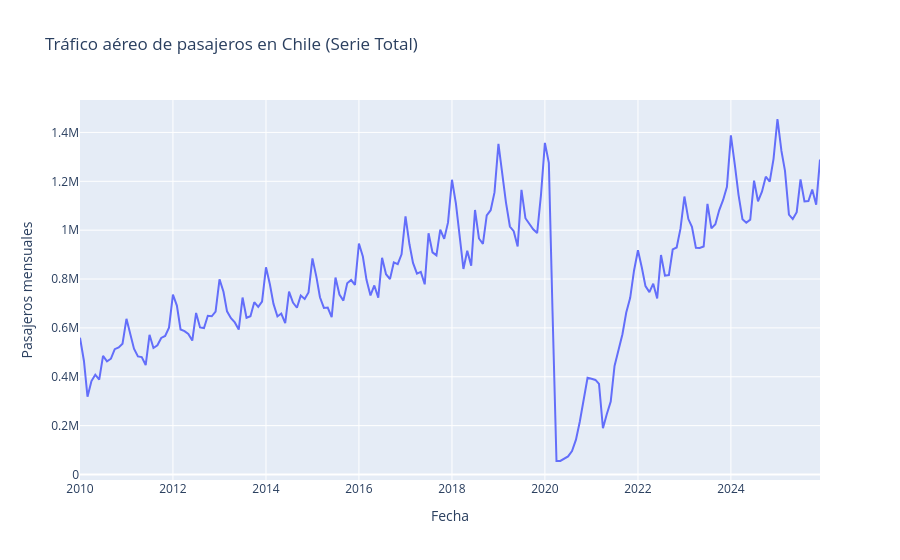

The notebook cell saved with this chart:
### Markdown cell above
### Ejercicio A2 · Leer la anatomía a ojo: tendencia, estacionalidad y quiebres

Dibujen un gráfico de línea interactivo con Plotly de la serie **`total`** a lo largo de todo el tiempo.
Identifiquen a simple vista:
1. La **tendencia** antes del año 2020.
2. La **estacionalidad**: ¿en qué mes del año se produce sistemáticamente el mayor número de pasajeros?
3. El **cambio estructural**: ¿qué ocurrió a partir de marzo de 2020? ¿Puede un modelo de forecasting
    anticipar un evento como ese?

### Code cell
# filtramos la serie total para ver la historia completa
serie_total = df[df['unique_id'] == 'total']
fig = px.line(serie_total, x='ds', y='y',
              title='Tráfico aéreo de pasajeros en Chile (Serie Total)',
              labels={'ds': 'Fecha', 'y': 'Pasajeros mensuales'})
fig.show()

### Figure 1 — Plotly figure (JSON) as saved in the notebook; plotly's stock layout.template omitted (floating-point values rounded to 4 significant figures; data arrays with more than 128 entries replaced by an {"elided": "..."} marker saying what was removed)
{"data": [{"hovertemplate": "Fecha=%{x}<br>Pasajeros mensuales=%{y}<extra></extra>", "legendgroup": "", "line": {"color": "#636efa", "dash": "solid"}, "marker": {"symbol": "circle"}, "mode": "lines", "name": "", "orientation": "v", "showlegend": false, "type": "scatter", "x": {"elided": "192 str values"}, "xaxis": "x", "y": {"elided": "192 int values"}, "yaxis": "y"}], "layout": {"legend": {"tracegroupgap": 0}, "title": {"text": "Tráfico aéreo de pasajeros en Chile (Serie Total)"}, "xaxis": {"anchor": "y", "domain": [0.0, 1.0], "title": {"text": "Fecha"}}, "yaxis": {"anchor": "x", "domain": [0.0, 1.0], "title": {"text": "Pasajeros mensuales"}}}}
